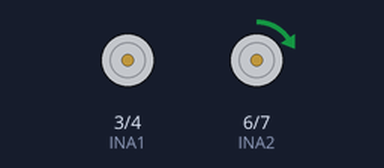
A sketch run on a simulated Arduino Uno, built with avr-gcc and run on an emulated ATmega328P. Parts: motor-driver pin pairs drawn as motors (green arrow = first pin HIGH = forward, orange = second pin HIGH = backward, longer = more drive, scaled by the enable pin).

Above: at 0.15 s.
At 9.15 s:
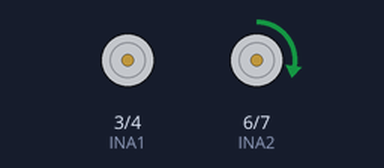
At 20.07 s:
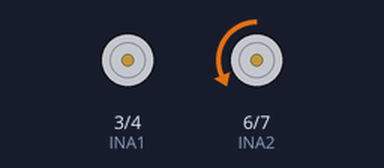
At 39.78 s:
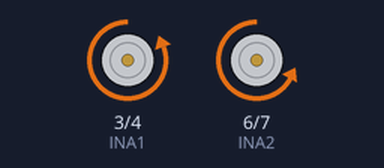
Timing chart, 0 to 40.0 s (numbered marks = the images above):
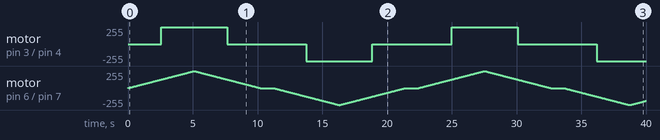

The sketch:

Robot_2.ino
```cpp
#define PWM1 2
#define INA1 3
#define INB1 4

 #define PWM2 5
 #define INA2 6
 #define INB2 7

void setup() {
  pinMode(PWM1, OUTPUT);
  pinMode(INA1, OUTPUT);
  pinMode(INB1, OUTPUT);
  pinMode(PWM2, OUTPUT);
  pinMode(INA2, OUTPUT);
  pinMode(INB2, OUTPUT);

  //Free wheel สั่งล้อหมุุนอิสระ ไม่มีแรงหน่วง
  //digitalWrite(INA_PIN, HIGH);
  //digitalWrite(INB_PIN, LOW);
  //delay(1000);  //หน่วงเวลา 1 วินาที
}

void loop() {
  int i;

  //CW Run สั่งล้อหมุุนทิศทางที่ 1
  digitalWrite(INA1, HIGH);
  digitalWrite(INB1, LOW);
  digitalWrite(INA2, HIGH);
  digitalWrite(INB2, LOW);

  for (i = 0; i < 255; i++) {   //Speed 0 to 255
    analogWrite(PWM1, i);       //0% Speed=0, 100% Speed=255
    analogWrite(PWM2, i);
    delay(20);
  }

  for (i = 255; i > 0; i--) {   //Slow 255 to 0
    analogWrite(PWM1, i);       //0% Speed=0, 100% Speed=255
    analogWrite(PWM2, i);
    delay(20);
  }

  //Break สั่งเบรค แกนมอเตอร์จะพยายามล็อกตัวเอง
  digitalWrite(INA1, HIGH);
  digitalWrite(INB1, HIGH);
  digitalWrite(INA2, HIGH);
  digitalWrite(INB2, HIGH);
  delay(1000);

  //CCW Run สั่งล้อหมุุนทิศทางที่ 2
  digitalWrite(INA1, LOW);
  digitalWrite(INB1, HIGH);
  digitalWrite(INA2, LOW);
  digitalWrite(INB2, HIGH);

  for (i = 0; i < 255; i++) {   //Speed 0 to 255
    analogWrite(PWM1, i);       //0% Speed=0, 100% Speed=255
    analogWrite(PWM2, i);
    delay(20);
  }

  for (i = 255; i > 0; i--) {   //Slow 255 to 0
    analogWrite(PWM1, i);       //0% Speed=0, 100% Speed=255
    analogWrite(PWM2, i);
    delay(20);
  }

  //Break สั่งเบรค แกนมอเตอร์จะพยายามล็อกตัวเอง
  digitalWrite(INA1, HIGH);
  digitalWrite(INB1, HIGH);
  digitalWrite(INA2, HIGH);
  digitalWrite(INB2, HIGH);
  delay(1000);

}
```

Measured:
- by itself, motor on pin 3 (INA1) / pin 4 (INB1): stopped → forward 255/255 at 2.6 s, → stopped 5.1 s later, → backward 255/255 6.1 s later, → stopped 5.1 s later, … (7 changes in this stretch)
